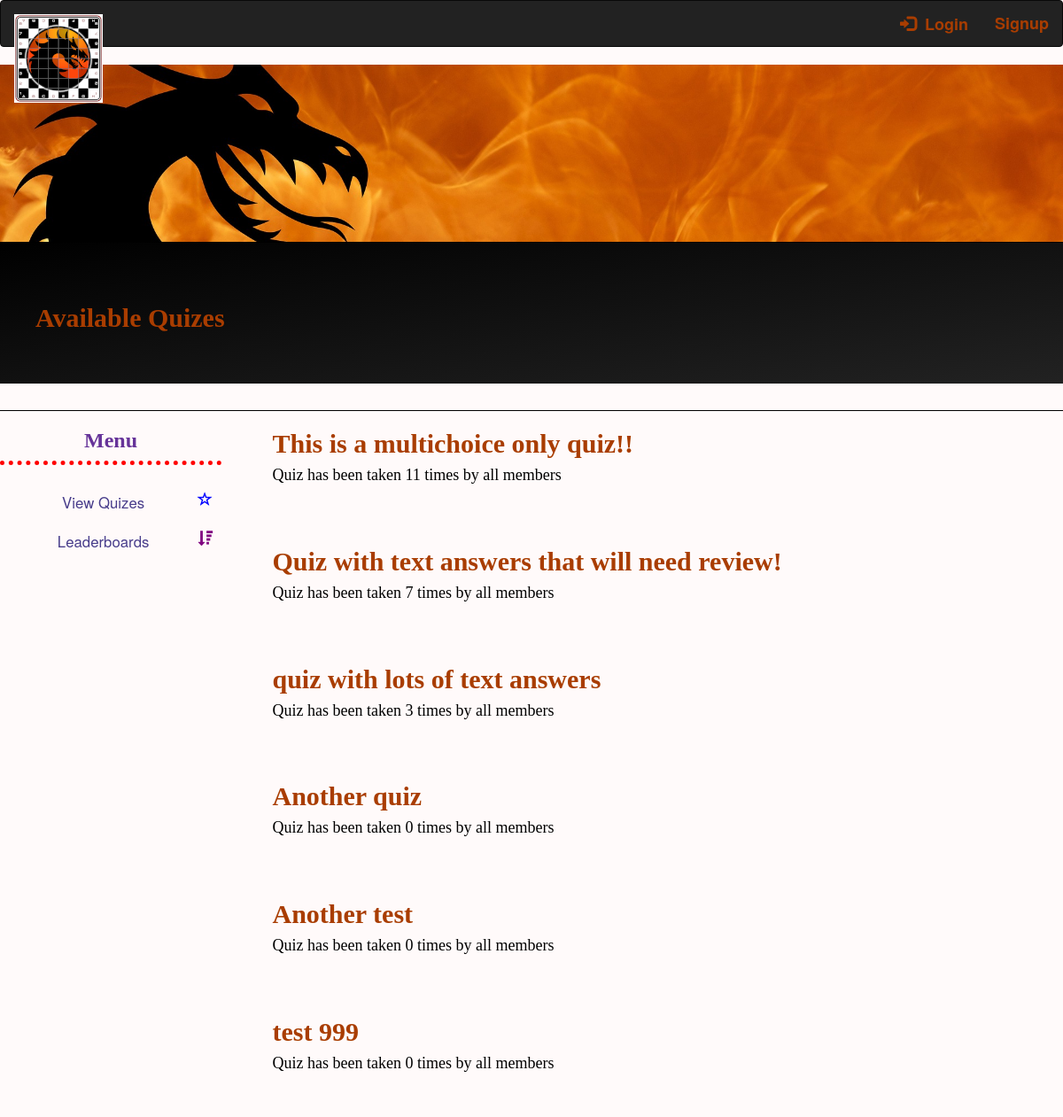
/view_quizes, run on an earlier commit of the app's database.
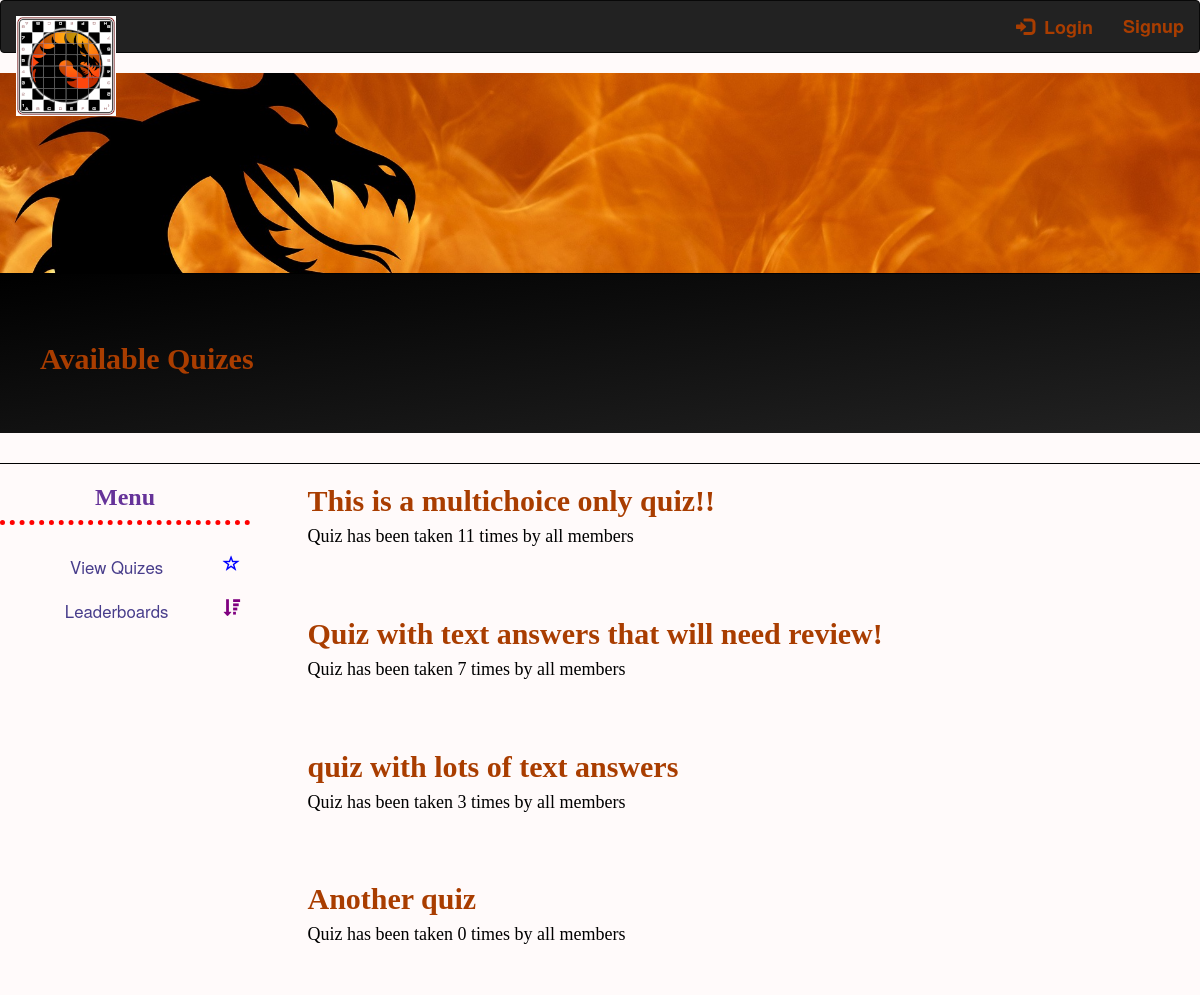
And on a later commit of the database.
### app/models.py (models this page shows)
class Qset(db.Model):
    id = db.Column(db.Integer, primary_key=True)
    title = db.Column(db.String(128))
    is_active = db.Column(db.Boolean)

### app/routes.py (the view)
@app.route('/view_quizes')
def view_quizes():
    quizes = Qset.query.filter_by(is_active=True).all()
    attempts = []
    user_attempts = []
    for q in quizes:
        attempts_check = Attempts.query.filter_by(qset_id=q.id).all()
        attempts.append(len(attempts_check))
        if not current_user.is_anonymous:
            user_check = Attempts.query.filter_by(qset_id=q.id, user_id=current_user.id).all()
            user_attempts.append(len(user_check))
    return render_template('view_quizes.html', title='Available Quizes', quizes=quizes, attempts=attempts, user_attempts=user_attempts)

### app/templates/view_quizes.html (shortened to what this page needs)
{% extends "base.html" %}
{% block content %}
<div class="jumbotron" id="myTitle">
    <h2>Available Quizes</h2>
</div>
<div id='moreFlames'></div>
<div class="row">
    <div class="col-sm-3">
        {% include 'side_menu.html' %}
    </div>
    <div class="col-sm-6">
        {% set count = namespace(value=0) %}
        {% for quiz in quizes %}
            {% if quiz.is_active %}
                <h2>{{ quiz.title }}</h2>
                <h4>Quiz has been taken {{ attempts[count.value] }} times by all members</h4>
                <br>
                <br>
            {% endif %}
            {% set count.value = count.value + 1 %}
        {% endfor %}
    </div>
    <div class="col-sm-3">
    </div>
</div>
{% endblock %}

### app/templates/base.html (shortened to what this page needs)
<!DOCTYPE html>
<html>
    <head>
    <link rel="stylesheet" href="https://maxcdn.bootstrapcdn.com/bootstrap/3.4.1/css/bootstrap.min.css">
    <link href="//netdna.bootstrapcdn.com/bootstrap/3.4.1/css/bootstrap-glyphicons.css" rel="stylesheet">
    <link rel="stylesheet" href="static/css/main_style.css">
    </head>
    <body>
        <nav class="navbar navbar-inverse" style="font-size: large;">
            <div class="container-fluid">
              <div class="navbar-header">
                <a class="navbar-brand" href="{{ url_for('index') }}"><img id="logo_small" src="../static/img/logo_small.png"></a>
              </div>
              {% if current_user.is_anonymous %}
              <ul class='nav navbar-nav navbar-right'>
                  <li><a href="{{ url_for('signup') }}">Signup</a></li>
              </ul>
              {% endif %}
              {% if current_user.is_anonymous %}
              <ul class='nav navbar-nav navbar-right'>
                <li><a href="{{ url_for('login') }}"><span class='glyphicon glyphicon-log-in'></span>&nbsp; Login</a></li>
              </ul>
              {% endif %}
            </div>
        </nav>
        <div id='myBanner'>
        </div>
        {% block content %}{% endblock %}
    </body>
</html>

### app/templates/side_menu.html (shortened to what this page needs)
{% block content %}
<div class='wrapper'>
    <nav id='sideMenu'>
        <div class='sidebar-header'>
            <h3>Menu</h2>
        </div>
        <ul class='list-unstyled components'>
            <li class='active'>
                <a href="{{ url_for('view_quizes') }}">
                    <span class="glyphicon glyphicon-star-empty pull-right" style='color: blue'></span>  View Quizes
                </a>
            </li>
            <li>
                <a href="{{ url_for('view_ladder') }}">
                    <span class="glyphicon glyphicon-sort-by-attributes-alt pull-right" style='color: purple'></span>  Leaderboards
                </a>
            </li>
        </ul>
    </nav>
</div>
{% endblock %}

### app/static/css/main_style.css (style rules this page uses)
body { background-color: snow; }
h2 { font-family: Georgia, 'Times New Roman', Times, serif; font-weight: bolder; color: #a93d00 }
h3 { font-family: Georgia, 'Times New Roman', Times, serif; font-weight: bolder; color: rebeccapurple; }
h4 { font-family: Georgia, 'Times New Roman', Times, serif; color: black; }
.nav a { color: #a93d00 !important; font-weight: bolder; }
#myBanner { background-image: url('/static/img/banner2.jpg'); background-size: cover; height: 200px; background-position: center; background-repeat: no-repeat; animation: animate_banner 10s infinite; }
#moreFlames { width: 100%; height: 1px; background-color: black; animation: animate_banner 10s infinite; }
#myTitle { text-align: left; background-image: linear-gradient(to bottom right, black, #222); background-color: #222; text-indent: 40px; }
#sideMenu { width: 250px; position: fixed; height: 100vh; z-index: 1; color: darkred; transition: all 0.3s; text-align: center; border-radius: 10px; }
#sideMenu a:link { text-decoration: none ; }
.wrapper { display: flex; width: 100%; }
#sideMenu ul.components { padding: 20px 0; border-top: 5px dotted red; }
#sideMenu ul li a { color: darkslateblue; padding: 10px; font-size: 1.2em; display: block; }
.jumbotron { background-color: black; }
.col-sm-6 { border-radius: 10px; }

What changed in the data, as far as the page shows it:
removed Qset: title "Another test", attempts "0"
removed Qset: title "test 999", attempts "0"
